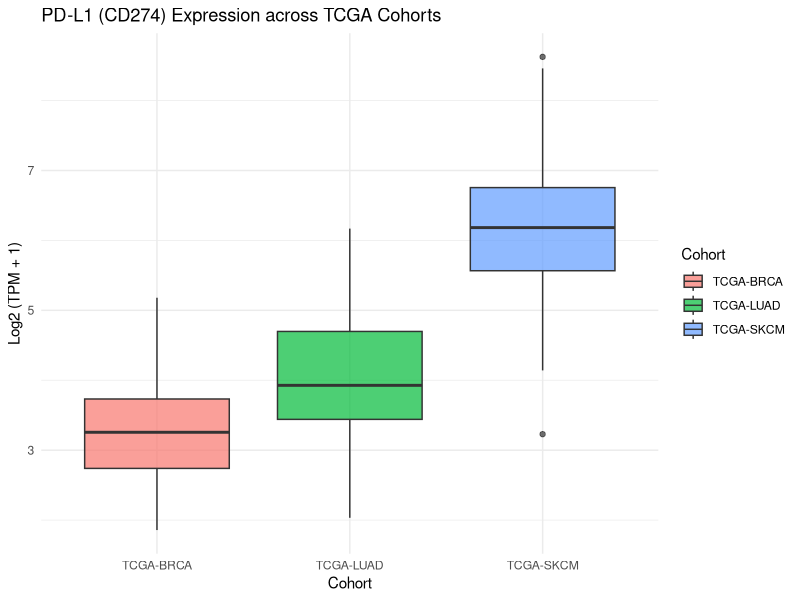

Write R code to recreate this figure.
# TCGA Pan-Cancer Immune Profiling Script
# Author: Yulia Nuzhnenko

library(ggplot2)

set.seed(123)
cohorts <- rep(c("TCGA-LUAD", "TCGA-SKCM", "TCGA-BRCA"), each=50)
pdl1_exp <- c(rnorm(50, 4, 1), rnorm(50, 6, 1.2), rnorm(50, 3.5, 0.8))

df <- data.frame(Cohort=cohorts, PDL1_Expression=pdl1_exp)

p <- ggplot(df, aes(x=Cohort, y=PDL1_Expression, fill=Cohort)) +
    geom_boxplot(alpha=0.7) +
    theme_minimal() +
    labs(title="PD-L1 (CD274) Expression across TCGA Cohorts", y="Log2 (TPM + 1)")

ggsave("tcga_pdl1_expression.png", p, width=7, height=5)
print("Analysis complete. Plot saved.")
